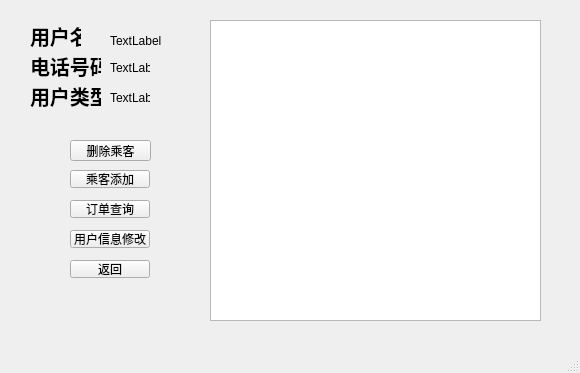
<?xml version="1.0" encoding="UTF-8"?>
<ui version="4.0">
 <class>My</class>
 <widget class="QMainWindow" name="My">
  <property name="geometry">
   <rect>
    <x>0</x>
    <y>0</y>
    <width>580</width>
    <height>373</height>
   </rect>
  </property>
  <property name="windowTitle">
   <string>MainWindow</string>
  </property>
  <widget class="QWidget" name="centralwidget">
   <widget class="QLabel" name="label_4">
    <property name="geometry">
     <rect>
      <x>110</x>
      <y>30</y>
      <width>71</width>
      <height>21</height>
     </rect>
    </property>
    <property name="text">
     <string>TextLabel</string>
    </property>
   </widget>
   <widget class="QLabel" name="label_5">
    <property name="geometry">
     <rect>
      <x>110</x>
      <y>60</y>
      <width>40</width>
      <height>16</height>
     </rect>
    </property>
    <property name="text">
     <string>TextLabel</string>
    </property>
   </widget>
   <widget class="QTableView" name="PassengerView">
    <property name="geometry">
     <rect>
      <x>210</x>
      <y>20</y>
      <width>331</width>
      <height>301</height>
     </rect>
    </property>
    <attribute name="horizontalHeaderCascadingSectionResizes">
     <bool>false</bool>
    </attribute>
   </widget>
   <widget class="QLabel" name="label">
    <property name="geometry">
     <rect>
      <x>30</x>
      <y>20</y>
      <width>51</width>
      <height>31</height>
     </rect>
    </property>
    <property name="font">
     <font>
      <family>宋体</family>
      <pointsize>15</pointsize>
      <bold>true</bold>
     </font>
    </property>
    <property name="text">
     <string>用户名</string>
    </property>
   </widget>
   <widget class="QPushButton" name="back2">
    <property name="geometry">
     <rect>
      <x>70</x>
      <y>260</y>
      <width>80</width>
      <height>18</height>
     </rect>
    </property>
    <property name="text">
     <string>返回</string>
    </property>
   </widget>
   <widget class="QPushButton" name="look">
    <property name="geometry">
     <rect>
      <x>70</x>
      <y>170</y>
      <width>80</width>
      <height>18</height>
     </rect>
    </property>
    <property name="text">
     <string>乘客添加</string>
    </property>
   </widget>
   <widget class="QPushButton" name="pushButton">
    <property name="geometry">
     <rect>
      <x>70</x>
      <y>140</y>
      <width>81</width>
      <height>21</height>
     </rect>
    </property>
    <property name="text">
     <string>删除乘客</string>
    </property>
   </widget>
   <widget class="QLabel" name="label_2">
    <property name="geometry">
     <rect>
      <x>30</x>
      <y>50</y>
      <width>71</width>
      <height>31</height>
     </rect>
    </property>
    <property name="font">
     <font>
      <family>宋体</family>
      <pointsize>15</pointsize>
      <bold>true</bold>
     </font>
    </property>
    <property name="text">
     <string>电话号码</string>
    </property>
   </widget>
   <widget class="QLabel" name="label_6">
    <property name="geometry">
     <rect>
      <x>110</x>
      <y>90</y>
      <width>40</width>
      <height>16</height>
     </rect>
    </property>
    <property name="text">
     <string>TextLabel</string>
    </property>
   </widget>
   <widget class="QPushButton" name="query">
    <property name="geometry">
     <rect>
      <x>70</x>
      <y>200</y>
      <width>80</width>
      <height>18</height>
     </rect>
    </property>
    <property name="text">
     <string>订单查询</string>
    </property>
   </widget>
   <widget class="QPushButton" name="modify">
    <property name="geometry">
     <rect>
      <x>70</x>
      <y>230</y>
      <width>80</width>
      <height>18</height>
     </rect>
    </property>
    <property name="text">
     <string>用户信息修改</string>
    </property>
   </widget>
   <widget class="QLabel" name="label_3">
    <property name="geometry">
     <rect>
      <x>30</x>
      <y>80</y>
      <width>71</width>
      <height>31</height>
     </rect>
    </property>
    <property name="font">
     <font>
      <family>宋体</family>
      <pointsize>15</pointsize>
      <bold>true</bold>
     </font>
    </property>
    <property name="text">
     <string>用户类型</string>
    </property>
   </widget>
  </widget>
  <widget class="QMenuBar" name="menubar">
   <property name="geometry">
    <rect>
     <x>0</x>
     <y>0</y>
     <width>580</width>
     <height>18</height>
    </rect>
   </property>
  </widget>
  <widget class="QStatusBar" name="statusbar"/>
 </widget>
 <resources/>
 <connections/>
</ui>
